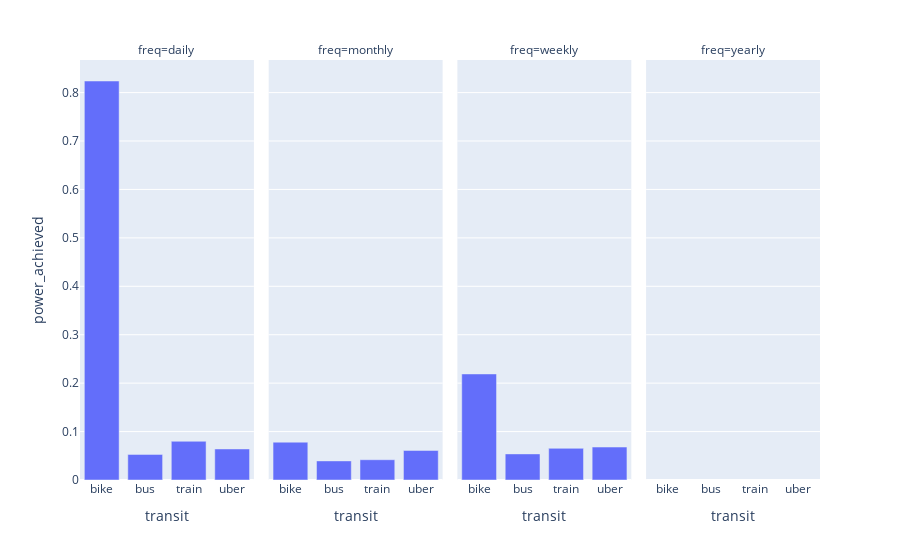

Write notebook code for a chart like this one.
### Code cell
px.bar(power_stats.reset_index(), x='transit', y='power_achieved', facet_col='freq')
# This validates that we are under-powered to detect a change in the unconditional mean ridership.

### Figure 1 — Plotly figure (JSON) as saved in the notebook; plotly's stock layout.template omitted (floating-point values rounded to 4 significant figures)
{"data": [{"alignmentgroup": "True", "hovertemplate": "freq=daily<br>transit=%{x}<br>power_achieved=%{y}<extra></extra>", "legendgroup": "", "marker": {"color": "#636efa", "pattern": {"shape": ""}}, "name": "", "offsetgroup": "", "orientation": "v", "showlegend": false, "textposition": "auto", "type": "bar", "x": ["bike", "bus", "train", "uber"], "xaxis": "x", "y": [0.8239, 0.05286, 0.07996, 0.0641], "yaxis": "y"}, {"alignmentgroup": "True", "hovertemplate": "freq=monthly<br>transit=%{x}<br>power_achieved=%{y}<extra></extra>", "legendgroup": "", "marker": {"color": "#636efa", "pattern": {"shape": ""}}, "name": "", "offsetgroup": "", "orientation": "v", "showlegend": false, "textposition": "auto", "type": "bar", "x": ["bike", "bus", "train", "uber"], "xaxis": "x2", "y": [0.07812, 0.03944, 0.04187, 0.06103], "yaxis": "y2"}, {"alignmentgroup": "True", "hovertemplate": "freq=weekly<br>transit=%{x}<br>power_achieved=%{y}<extra></extra>", "legendgroup": "", "marker": {"color": "#636efa", "pattern": {"shape": ""}}, "name": "", "offsetgroup": "", "orientation": "v", "showlegend": false, "textposition": "auto", "type": "bar", "x": ["bike", "bus", "train", "uber"], "xaxis": "x3", "y": [0.219, 0.05389, 0.0654, 0.06806], "yaxis": "y3"}, {"alignmentgroup": "True", "hovertemplate": "freq=yearly<br>transit=%{x}<br>power_achieved=%{y}<extra></extra>", "legendgroup": "", "marker": {"color": "#636efa", "pattern": {"shape": ""}}, "name": "", "offsetgroup": "", "orientation": "v", "showlegend": false, "textposition": "auto", "type": "bar", "x": ["bike", "bus", "train", "uber"], "xaxis": "x4", "y": [null, null, null, null], "yaxis": "y4"}], "layout": {"annotations": [{"font": {}, "showarrow": false, "text": "freq=daily", "x": 0.1175, "xanchor": "center", "xref": "paper", "y": 1, "yanchor": "bottom", "yref": "paper"}, {"font": {}, "showarrow": false, "text": "freq=monthly", "x": 0.3725, "xanchor": "center", "xref": "paper", "y": 1, "yanchor": "bottom", "yref": "paper"}, {"font": {}, "showarrow": false, "text": "freq=weekly", "x": 0.6275, "xanchor": "center", "xref": "paper", "y": 1, "yanchor": "bottom", "yref": "paper"}, {"font": {}, "showarrow": false, "text": "freq=yearly", "x": 0.8825, "xanchor": "center", "xref": "paper", "y": 1, "yanchor": "bottom", "yref": "paper"}], "barmode": "relative", "legend": {"tracegroupgap": 0}, "margin": {"t": 60}, "xaxis": {"anchor": "y", "domain": [0, 0.235], "title": {"text": "transit"}}, "xaxis2": {"anchor": "y2", "domain": [0.255, 0.49], "matches": "x", "title": {"text": "transit"}}, "xaxis3": {"anchor": "y3", "domain": [0.51, 0.745], "matches": "x", "title": {"text": "transit"}}, "xaxis4": {"anchor": "y4", "domain": [0.765, 1.0], "matches": "x", "title": {"text": "transit"}}, "yaxis": {"anchor": "x", "domain": [0, 1], "title": {"text": "power_achieved"}}, "yaxis2": {"anchor": "x2", "domain": [0, 1], "matches": "y", "showticklabels": false}, "yaxis3": {"anchor": "x3", "domain": [0, 1], "matches": "y", "showticklabels": false}, "yaxis4": {"anchor": "x4", "domain": [0, 1], "matches": "y", "showticklabels": false}}}
